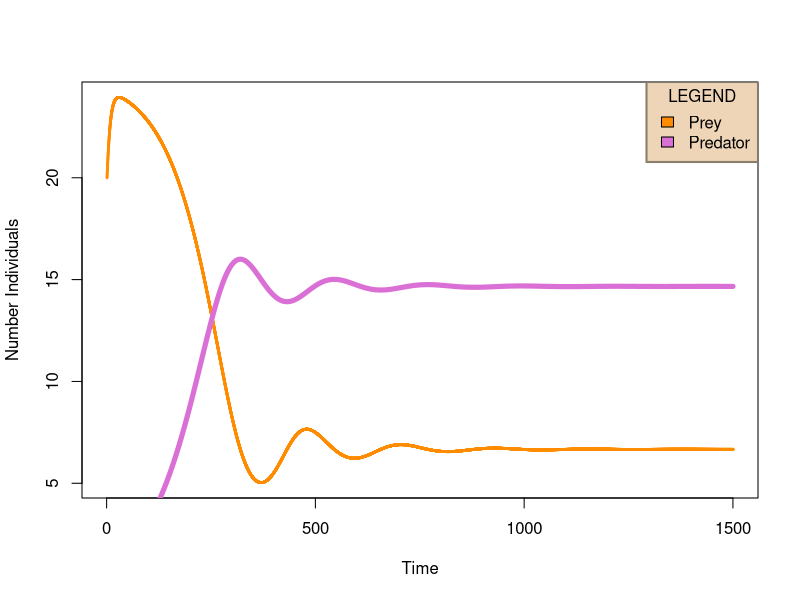

The R source for this figure:
## ---- chunk 1
knitr::opts_chunk$set(echo = TRUE)
## ---- chunk 2
#length of run : 15000
n <- seq(from = 1, t =1500.1, by = 0.1)
#creating vectors to fill with prey and predator data
Nt <- NA
Pt <- NA
#Delta time or time steps
dt <- 0.1
#starting values for each data set 
Nt[1] <- 20 
Pt[1] <- 1
#known constant values
r <- 0.15 

b <- 0.2
d <- 0.01

K <- 25
ks <- 20 
umax <- 0.2

#Loop to evaluate predator and prey numbers at each time step. 
for (i in 2: length(n)) {
  Nt[i] <- Nt[i-1] + (r*Nt[i-1]*(1-(Nt[i-1]/K))-(umax*Nt[i-1]/(ks + Nt[i-1]))*Pt[i-1])*(n[i]-n[i-1])
  Pt[i] <- Pt[i-1] + (umax*Nt[i-1]/(ks +Nt[i-1])*b*Pt[i-1] -d*Pt[i-1])*(n[i]-n[i-1])
}
## ---- chunk 3
plot(n, Nt, col = "darkorange", ylab = "Number Individuals", xlab = "Time", cex= 0.25)
lines(n, Pt, col= "orchid", legend = "Predator", lwd = 5)
# legend(legend=c("Prey", "Predator"), 
#        fill = c("violet","darkblue"))
legend(x = "topright", box.col = "bisque4",
       bg ="bisque2", box.lwd = 2 , title="LEGEND", 
       legend=c("Prey", "Predator"), 
       fill = c("darkorange","orchid"))
